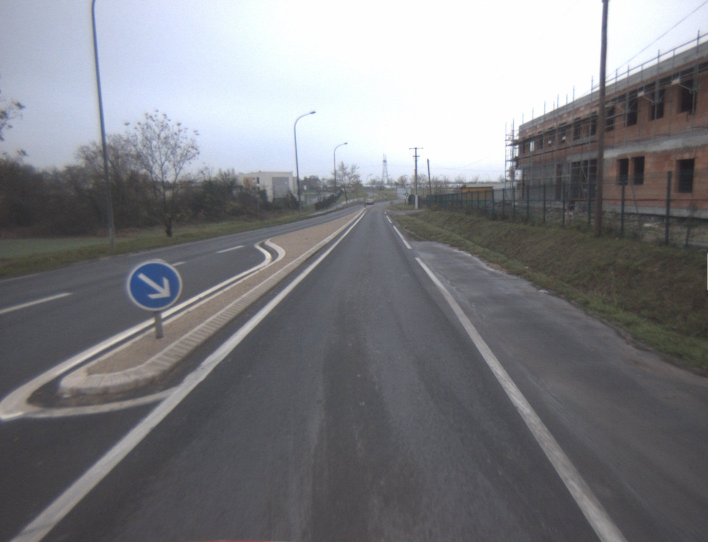
#> input picture test/RealRoad/image1.jpg, 1416 x 1084 px (shown at 1/2 size)
$ python -i road_recognition.py   (imports and definitions only)
#> lines starting #> are read from the running program, lines starting #| are printed output that depends on the picture; after the words box and inside, x2 and y2 are one past the last pixel; in counts of white or black regions, pixels touching at a corner belong together
#> further down, picture is the input picture: shape (1084, 1416, 3); mean B, G, R 130.1, 126, 125.5
__auther__ = 'chenyiqun'

import cv2
import numpy as np
import matplotlib.pyplot as plt
from scipy.optimize import leastsq

class RoadRecognition(object):

    def __init__(self):
        self.filterSize = 5 #滤波核大小
        self.cannyMin = 100 #Canny边缘提取设置最小值
        self.cannyMax = 100 #Canny边缘提取设置最大值
        self.__leftFlag = False #是否识别到左侧车道
        self.__rightFlag = False #是否识别到右侧车道
        self.__horizontalValue = 0.2
        self.__adaptableValue = 0.2
        self.__cropsize = 100

    def __func(self, p, x):
        '''
        最小二乘法拟合直线
        需要拟合的函数func :指定函数的形状
        '''
        k, b = p
        return k*x+b

    def __error(self, p, x, y):
        '''
        偏差函数：x,y都是列表:这里的x,y更上面的Xi,Yi中是一一对应的
        '''
        return self.__func(p, x) - y

    # [51 lines left out: functions imageProcess, lineOptimize, not called in this run]


    def LSM(self, lines):
        '''
        最小二乘法拟合
            对直线参数用最小二乘法进行拟合，得到左右车道两条线条的斜率和截距
        参数：
            lines: 车道识别后的直线参数
        返回值：
            k1, b1, k2, b2: 两条线条的斜率和截距
        '''
        self.__leftFlag = False #标志位初始化为False
        self.__rightFlag = False

        left_line = np.empty([2, 0])  # 存放左边车道的数据
        right_line = np.empty([2, 0])  # 存放右边车道的数据

        for x1, y1, x2, y2 in lines:
            # 依据斜率分为左右车道
            # 左边车道
            if (x1 - x2 < 0 and y1 - y2 < 0) or (x2 - x1 < 0 and y2 - y1 < 0):
                self.__leftFlag = True
                left_line = np.append(left_line, [[x1, x2], [y1, y2]], axis=1)
            # 右边车道
            else:
                self.__rightFlag = True
                right_line = np.append(right_line, [[x1, x2], [y1, y2]], axis=1)

        #print('left-line shape:', left_line.shape)
        #print('right-line shape:', right_line.shape)

        # k,b的初始值，可以任意设定,经过几次试验，发现p的值会影响cost的值：Para[1]
        p = [1, 20]

        # 把error函数中除了p0以外的参数打包到args中(使用要求)
        if self.__leftFlag:
            Para1 = leastsq(self.__error, p, args=(left_line[0, :], left_line[1, :]))
        if self.__rightFlag:
            Para2 = leastsq(self.__error, p, args=(right_line[0, :], right_line[1, :]))

        #识别后的两条直线的斜率和截距
        k1 = b1 = k2 = b2 = 0
        if self.__leftFlag:
            k1, b1 = Para1[0]
        if self.__rightFlag:
            k2, b2 = Para2[0]
        return k1, b1, k2, b2

    # [56 lines left out: functions turnPredite, recognize, visualize, not called in this run]

    def testOneImage(self, img):
        '''
        对一张图像进行车道识别,并对结果进行可视化
        参数：
            img: 图像数据
        '''
        img = cv2.resize(img, (320, 240))
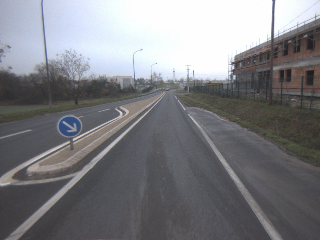
#> img: shape (240, 320, 3); mean of channels 0, 1, 2 130, 125.9, 125.3; drawn as B, G, R

        cropImg = img[self.__cropsize:]  # 图片裁剪
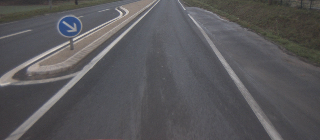
#> cropImg: shape (140, 320, 3); mean of channels 0, 1, 2 90.4, 87.9, 88.9; drawn as B, G, R
        grayImg = cv2.cvtColor(cropImg, cv2.COLOR_BGR2GRAY)  # 灰度化
        cv2.imshow('gray image', grayImg)
        #medianImg = cv2.medianBlur(grayImg, self.filterSize)  # 中值模糊
        medianImg = cv2.GaussianBlur(grayImg, (5, 5), 0)
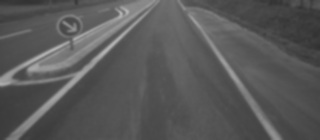
#> medianImg: shape (140, 320); min 49, max 179, mean 88.5
        cv2.imshow('medianImg', medianImg)
        cannyMedianImg = cv2.Canny(medianImg, self.cannyMin, self.cannyMax)  # Canny边缘检测
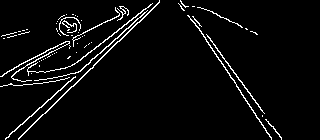
#> cannyMedianImg: shape (140, 320); 4.3% white in thin lines or dots, all inside (x1, y1, x2, y2) = (0, 0, 282, 140)
        cv2.imshow('Canny', cannyMedianImg)
        line_img = np.zeros([240, 320, 3])

        lines = cv2.HoughLinesP(cannyMedianImg, 1, np.pi / 180, 30, minLineLength=5, maxLineGap=10)  # 霍夫变换道路检测
#> lines = 25 rows, first 6: [18, 138, 159, 2], [5, 139, 144, 13], [206, 41, 271, 138], [197, 21, 264, 113], [52, 81, 58, 76], [72, 65, 150, 4]
        lines = lines[:, 0, :]

        print('line amount:', lines.shape[0])
#| line amount: 25
        #lines = self.lineOptimize(lines)

        if lines is not None:  # 如果检测到车道
            for x1, y1, x2, y2 in lines:
                y1 += self.__cropsize
                y2 += self.__cropsize
                cv2.line(line_img, (x1, y1), (x2, y2), (255, 0, 0), 1)
#> this loop made 25 passes
#> (x1, y1, x2, y2) on passes 1 to 12: (18, 238, 159, 102), (5, 239, 144, 113), (206, 141, 271, 238), (197, 121, 264, 213), (52, 181, 58, 176), (72, 165, 150, 104), (13, 168, 93, 128), (16, 171, 69, 141), (185, 106, 262, 211), (268, 221, 281, 238), (195, 123, 240, 190), (101, 124, 127, 109)
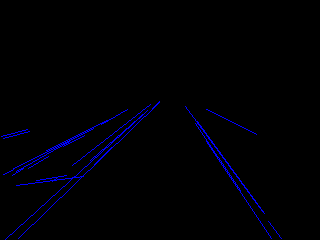
#> line_img: shape (240, 320, 3) float64; mean of channels 0, 1, 2 4.3, 0, 0; drawn as B, G, R

            k1, b1, k2, b2 = self.LSM(lines)  # 最小二乘法拟合
#> the loop in LSM, `for x1, y1, x2, y2 in lines:` made 25 passes
#> (x1, y1, x2, y2, right_line) on passes 1, 2, 5: (18, 138, 159, 2, [[18, 159], [138, 2]]), (5, 139, 144, 13, [[18, 159, 5, 144], [138, 2, 139, 13]]), (52, 81, 58, 76, [[18, 159, 5, 144, 52, 58], [138, 2, 139, 13, 81, 76]])
#> (x1, y1, x2, y2, left_line) on passes 3, 4, 9: (206, 41, 271, 138, [[206, 271], [41, 138]]), (197, 21, 264, 113, [[206, 271, 197, 264], [41, 138, 21, 113]]), (185, 6, 262, 111, [[206, 271, 197, 264, 185, 262], [41, 138, 21, 113, 6, 111]])
#> in LSM, `Para1 = leastsq(self.__error, p, args=(left_line[0, :], left_line[1, :..`: Para1 = ([1.35, -247], 3)
#> in LSM, `Para2 = leastsq(self.__error, p, args=(right_line[0, :], right_line[1,..`: Para2 = ([-0.464, 82.31], 3)
#> in LSM, `k1, b1 = Para1[0]`: k1 = 1.35; b1 = -247
#> in LSM, `k2, b2 = Para2[0]`: k2 = -0.464; b2 = 82.31
#> k1 = 1.35; b1 = -247; k2 = -0.464; b2 = 82.31
            if k1 != 0 or b1 != 0:
                b1 += self.__cropsize
#> b1 = -147
                cv2.line(img, (0, int(b1)), (320, int(k1 * 320 + b1)), (255, 0, 0), 2)

            if k2 != 0 or b2 != 0:
                b2 += self.__cropsize
#> b2 = 182.3
                cv2.line(img, (0, int(b2)), (320, int(k2 * 320 + b2)), (0, 0, 255), 2)
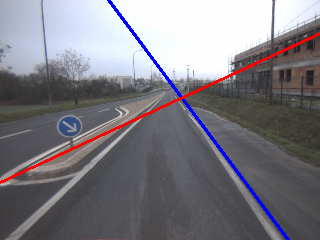
#> img: shape (240, 320, 3); mean of channels 0, 1, 2 130, 122.7, 125.3; drawn as B, G, R


        cv2.imshow('LSM', img)
        cv2.imshow('Hough', line_img)

        cv2.waitKey(0)
        cv2.destroyAllWindows()

>>> import cv2
>>> picture = cv2.imread('test/RealRoad/image1.jpg')
>>> result = RoadRecognition().testOneImage(picture)

$ run again, on test/RealRoad/image10.jpg
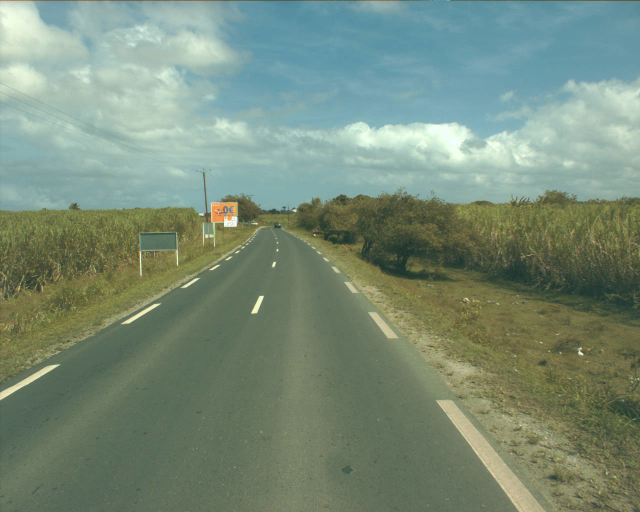
#> input picture test/RealRoad/image10.jpg, 1280 x 1024 px (shown at 1/2 size)
#> picture is the input picture: shape (1024, 1280, 3); mean B, G, R 121.2, 139.7, 120.3
#> in testOneImage, `cannyMedianImg = cv2.Canny(medianImg, self.cannyMin, self.cannyMax)`:
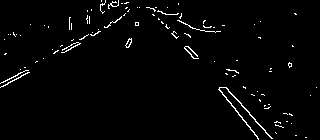
#> cannyMedianImg: shape (140, 320); 2.1% white in thin lines or dots
#> lines = 16 rows, first 6: [188, 46, 197, 56], [169, 27, 177, 37], [219, 89, 258, 139], [91, 35, 121, 17], [225, 87, 271, 138], [2, 86, 25, 73]
#| line amount: 16
#> the loop in testOneImage, `for x1, y1, x2, y2 in lines:` made 16 passes
#> (x1, y1, x2, y2) on passes 1 to 8: (188, 146, 197, 156), (169, 127, 177, 137), (219, 189, 258, 239), (91, 135, 121, 117), (225, 187, 271, 238), (2, 186, 25, 173), (0, 183, 20, 172), (226, 188, 249, 212)
#> the loop in LSM, `for x1, y1, x2, y2 in lines:` made 16 passes
#> (x1, y1, x2, y2, left_line) on passes 1 to 3: (188, 46, 197, 56, [[188, 197], [46, 56]]), (169, 27, 177, 37, [[188, 197, 169, 177], [46, 56, 27, 37]]), (219, 89, 258, 139, [[188, 197, 169, 177, 219, 258], [46, 56, 27, 37, 89, 139]])
#> Para1 = ([1.15, -169.1], 2)
#> Para2 = ([-0.564, 85.9], 2)
#> in LSM, `k1, b1 = Para1[0]`: k1 = 1.15; b1 = -169.1
#> in LSM, `k2, b2 = Para2[0]`: k2 = -0.564; b2 = 85.9
#> in testOneImage, `k1, b1, k2, b2 = self.LSM(lines)`: k1 = 1.15; b1 = -169.1; k2 = -0.564; b2 = 85.9
#> in testOneImage, `b1 += self.__cropsize`: b1 = -69.15
#> in testOneImage, `b2 += self.__cropsize`: b2 = 185.9
#> in testOneImage, `cv2.line(img, (0, int(b2)), (320, int(k2 * 320 + b2)), (0, 0, 255), 2)`:
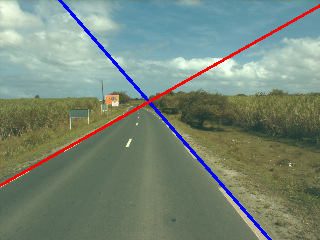
#> img: shape (240, 320, 3); mean of channels 0, 1, 2 120.6, 135.3, 119.8; drawn as B, G, R

$ run again, on test/RealRoad/image13.jpg
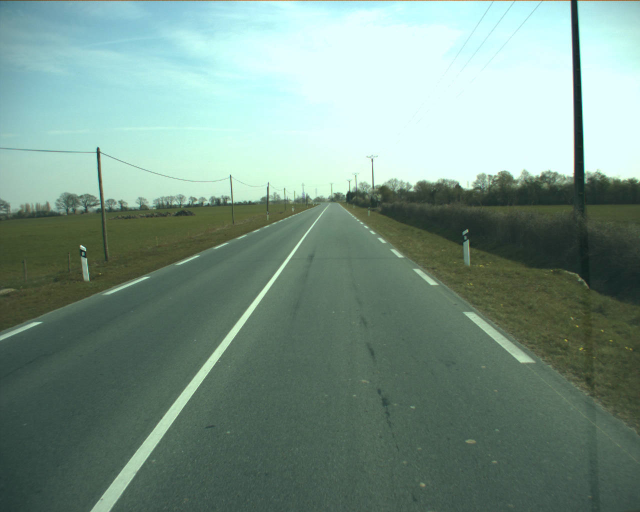
#> input picture test/RealRoad/image13.jpg, 1280 x 1024 px (shown at 1/2 size)
#> picture is the input picture: shape (1024, 1280, 3); mean B, G, R 135.8, 147.5, 120.6
#> in testOneImage, `cannyMedianImg = cv2.Canny(medianImg, self.cannyMin, self.cannyMax)`:
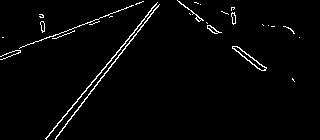
#> cannyMedianImg: shape (140, 320); 2.3% white in thin lines or dots
#> lines = 13 rows, first 6: [46, 138, 155, 4], [55, 138, 159, 4], [32, 43, 143, 1], [62, 128, 158, 5], [179, 1, 219, 32], [196, 19, 216, 33]
#| line amount: 13
#> the loop in testOneImage, `for x1, y1, x2, y2 in lines:` made 13 passes
#> (x1, y1, x2, y2) on passes 1 to 8: (46, 238, 155, 104), (55, 238, 159, 104), (32, 143, 143, 101), (62, 228, 158, 105), (179, 101, 219, 132), (196, 119, 216, 133), (77, 201, 156, 104), (234, 146, 264, 167)
#> the loop in LSM, `for x1, y1, x2, y2 in lines:` made 13 passes
#> (x1, y1, x2, y2, right_line) on passes 1 to 3: (46, 138, 155, 4, [[46, 155], [138, 4]]), (55, 138, 159, 4, [[46, 155, 55, 159], [138, 4, 138, 4]]), (32, 43, 143, 1, [[46, 155, 55, 159, 32, 143], [138, 4, 138, 4, 43, 1]])
#> Para1 = ([0.784, -137], 3)
#> Para2 = ([-0.814, 127.9], 3)
#> in LSM, `k1, b1 = Para1[0]`: k1 = 0.784; b1 = -137
#> in LSM, `k2, b2 = Para2[0]`: k2 = -0.814; b2 = 127.9
#> in testOneImage, `k1, b1, k2, b2 = self.LSM(lines)`: k1 = 0.784; b1 = -137; k2 = -0.814; b2 = 127.9
#> in testOneImage, `b1 += self.__cropsize`: b1 = -36.99
#> in testOneImage, `b2 += self.__cropsize`: b2 = 227.9
#> in testOneImage, `cv2.line(img, (0, int(b2)), (320, int(k2 * 320 + b2)), (0, 0, 255), 2)`:
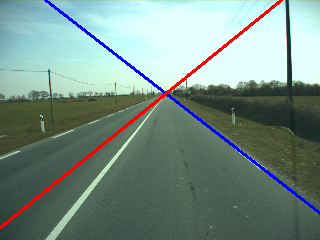
#> img: shape (240, 320, 3); mean of channels 0, 1, 2 134.7, 142.8, 120.3; drawn as B, G, R

$ run again, on test/RealRoad/image14.jpg
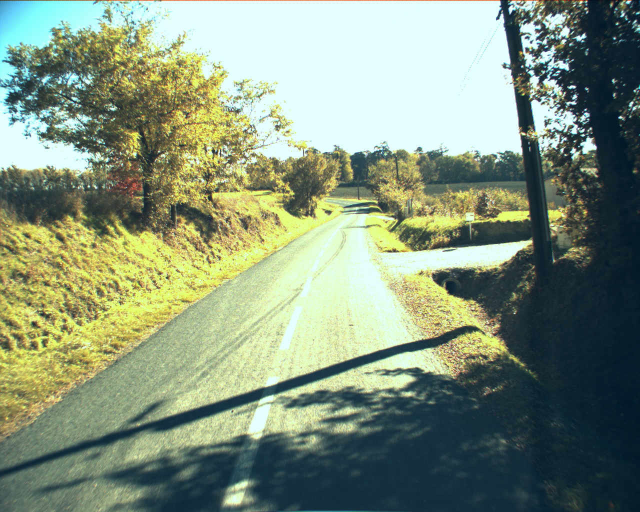
#> input picture test/RealRoad/image14.jpg, 1280 x 1024 px (shown at 1/2 size)
#> picture is the input picture: shape (1024, 1280, 3); mean B, G, R 125, 147.4, 131.4
#> in testOneImage, `cannyMedianImg = cv2.Canny(medianImg, self.cannyMin, self.cannyMax)`:
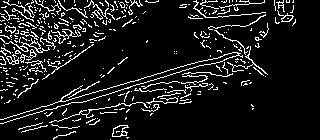
#> cannyMedianImg: shape (140, 320); 10% white in thin lines or dots
#> lines = 138 rows, first 6: [10, 116, 208, 59], [226, 58, 249, 51], [78, 102, 205, 64], [2, 123, 72, 102], [193, 1, 248, 0], [279, 15, 292, 15]
#| line amount: 138
#> the loop in testOneImage, `for x1, y1, x2, y2 in lines:` made 138 passes
#> (x1, y1, x2, y2) on passes 1 to 8: (10, 216, 208, 159), (226, 158, 249, 151), (78, 202, 205, 164), (2, 223, 72, 202), (193, 101, 248, 100), (279, 115, 292, 115), (144, 205, 204, 183), (2, 116, 64, 113)
#> the loop in LSM, `for x1, y1, x2, y2 in lines:` made 138 passes
#> (x1, y1, x2, y2, right_line) on passes 1 to 3: (10, 116, 208, 59, [[10, 208], [116, 59]]), (226, 58, 249, 51, [[10, 208, 226, 249], [116, 59, 58, 51]]), (78, 102, 205, 64, [[10, 208, 226, 249, 78, 205], [116, 59, 58, 51, 102, 64]])
#> Para1 = ([0.116, 15.04], 3)
#> Para2 = ([-0.113, 68.8], 3)
#> in LSM, `k1, b1 = Para1[0]`: k1 = 0.116; b1 = 15.04
#> in LSM, `k2, b2 = Para2[0]`: k2 = -0.113; b2 = 68.8
#> in testOneImage, `k1, b1, k2, b2 = self.LSM(lines)`: k1 = 0.116; b1 = 15.04; k2 = -0.113; b2 = 68.8
#> in testOneImage, `b1 += self.__cropsize`: b1 = 115
#> in testOneImage, `b2 += self.__cropsize`: b2 = 168.8
#> in testOneImage, `cv2.line(img, (0, int(b2)), (320, int(k2 * 320 + b2)), (0, 0, 255), 2)`:
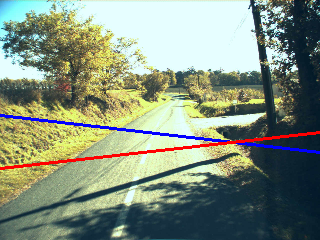
#> img: shape (240, 320, 3); mean of channels 0, 1, 2 125.1, 143.4, 130.6; drawn as B, G, R
